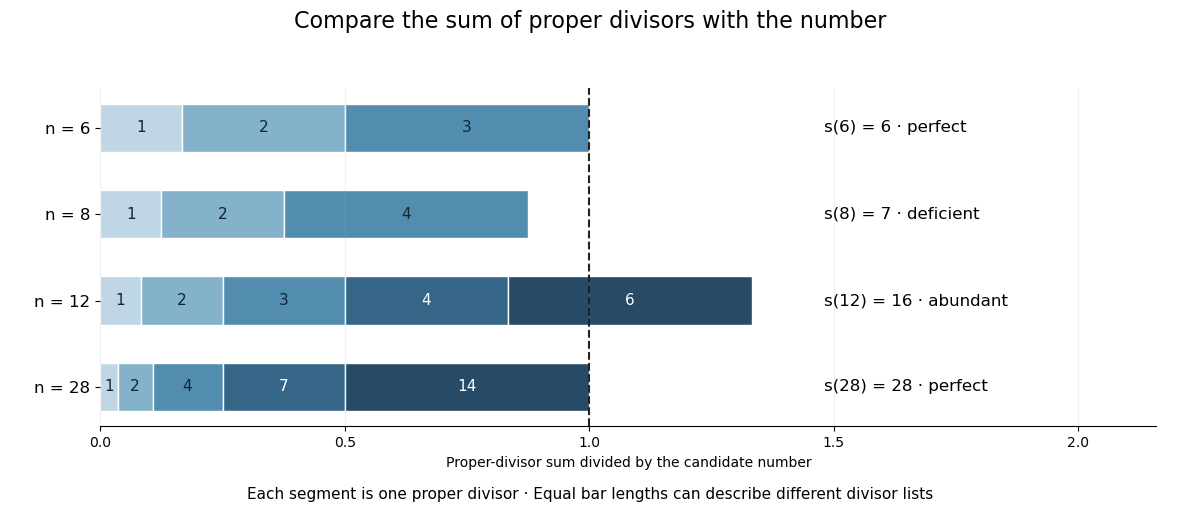

Write the Python code that produced this figure.
"""Original proper-divisor balances; matching opaque PNG goes to cwd."""
from pathlib import Path

import matplotlib
matplotlib.use("Agg")
import matplotlib.pyplot as plt


def divisors(n):
    return [d for d in range(1,n) if n%d==0]


def main():
    cases=[6,8,12,28]
    palette=["#bfd7e4","#83b2ca","#528db0","#356687","#274b66"]
    fig,ax=plt.subplots(figsize=(11.8,5.2),dpi=100,facecolor="white")
    fig.suptitle("Compare the sum of proper divisors with the number",fontsize=16)
    for row,n in enumerate(cases):
        ds=divisors(n);total=sum(ds);left=0
        for i,d in enumerate(ds):
            ax.barh(row,d/n,left=left,color=palette[i],edgecolor="white",height=.56)
            ax.text(left+d/(2*n),row,str(d),ha="center",va="center",fontsize=11,color="#122631" if i<3 else "white")
            left+=d/n
        kind="perfect" if total==n else "deficient" if total<n else "abundant"
        ax.text(1.48,row,f"s({n}) = {total} · {kind}",va="center",fontsize=12)
        assert total=={6:6,8:7,12:16,28:28}[n]
    ax.axvline(1,color="#222",ls="--",lw=1.5)
    ax.set_yticks(range(4),[f"n = {n}" for n in cases],fontsize=12)
    ax.invert_yaxis()
    ax.set(xlim=(0,2.16),xlabel="Proper-divisor sum divided by the candidate number")
    ax.set_xticks([0,.5,1,1.5,2])
    ax.grid(axis="x",alpha=.18,zorder=0)
    ax.spines[["top","right","left"]].set_visible(False)
    fig.text(.5,.04,"Each segment is one proper divisor · Equal bar lengths can describe different divisor lists",ha="center",fontsize=11)
    fig.subplots_adjust(left=.085,right=.98,bottom=.18,top=.83)
    fig.savefig(Path.cwd()/Path(__file__).with_suffix(".png").name,facecolor="white",transparent=False)
    plt.close(fig)


if __name__=="__main__":
    main()
